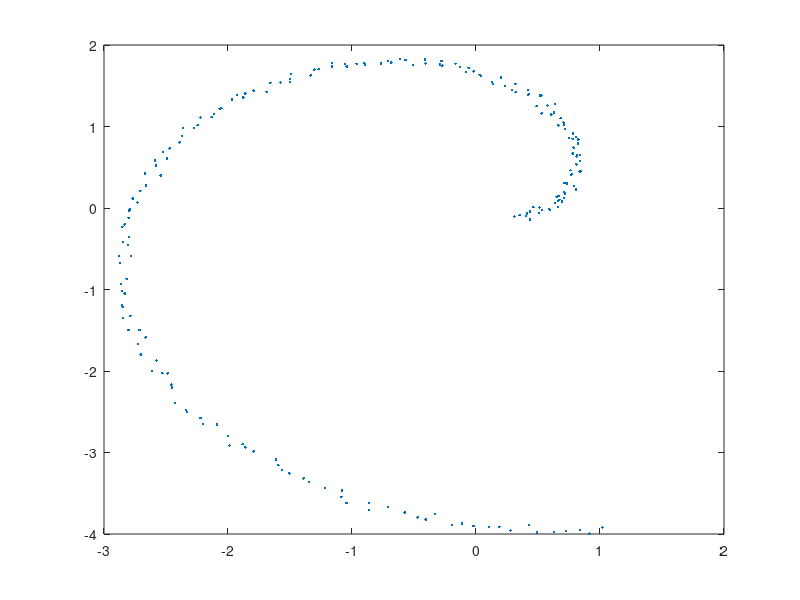

This figure's MATLAB source: (Note: this script raises an error after producing the figure.)
function ae_rep

addpath('utils');
addpath('nlpca');

% Fix the seed of the random generators.
seed = 0;
randn('state',seed);
rand('state',seed);

scale = 0.5;
N = 200;
%angles = linspace(9*pi/6,(11/6)*pi,N)';
angles = linspace(pi/6,(11/6)*pi,N)';

input_noise = 0.0005;
output_noise = 0.001;

x = (angles.*cos(angles) + randn(N,1).*0.01).* scale;
y = (angles.*sin(angles) + randn(N,1).*0.01).* scale;

x = x + randn(size(x)) .* sqrt(input_noise);
y = y + randn(size(y)) .* sqrt(input_noise);

angles = (angles - mean(angles));

figure(1);
plot(x+y,y-x, '.');
%xlims = xlim;
%ylims = ylim;

xlims(1) = min(x) - 0.1*(max(x) - min(x));
xlims(2) = max(x) + 0.1*(max(x) - min(x));
ylims(1) = min(y) - 0.1*(max(y) - min(y));
ylims(2) = max(y) + 0.1*(max(y) - min(y));



data = [x,y];

%[c,net]=nlpca(data', 2, 'type', 'bottleneck', 'units_per_layer', [2, 15 , 2 , 15, 2]);
%figure(10); imagesc(c);

n_1d = 600;
xrange = linspace( xlims(1), xlims(2), n_1d);
yrange = linspace( ylims(1), ylims(2), n_1d);

% Make a grid
[xa, xb] = ndgrid( xrange, yrange ); %randn(n, D);   % Deepest latent layer.
xgrid = [ xa(:), xb(:) ];

%pc = nlpca_get_components(net,xgrid');

%pc = nlpca_get_components(net,data');

sigma = se_kernel( data', data') + eye(N).*output_noise;
k_x_xaux = se_kernel(data', xgrid');

% Work out warping distribution conditional on the already sampled points.
pc = k_x_xaux' / sigma * [angles, randn(size(angles)).*output_noise];


colors = coord_to_color(sin(2.*pi.*pc*2));
im = reshape(colors, n_1d, n_1d, 3);

% plot the data on the image
for i = 1:N
    closest_x = round((x(i) - xlims(1))/(xlims(2) - xlims(1)) * n_1d);
    closest_y = round((y(i) - ylims(1))/(ylims(2) - ylims(1)) * n_1d);
    im(closest_x,closest_y,:) = 1;
end

figure(4);
imshow(im);
%set_fig_units_cm( 8,8 );
%if savefig
imwrite(im, 'hidden.png', 'png' );
%savepng(gcf, [basedir 'layer_0']);
%end
end

function sigma = se_kernel(x, y)
    if nargin == 0
        sigma = 'Normal SE covariance.'; return;
    end

    sigma = 0.5.*exp( -0.5.*sq_dist(x, y)*5);
end
